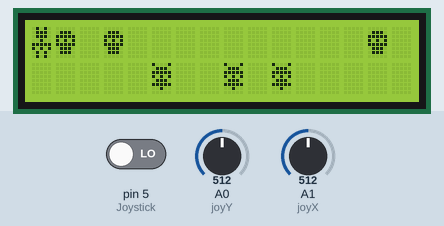
A sketch run on a simulated Arduino Uno, built with avr-gcc and run on an emulated ATmega328P. On the bench: 16×2 character LCD. The inputs (shaded band) are chosen by the test bench; at power-on: A1 (joyX) = 512, A0 (joyY) = 512, pin 5 (Joystick) LOW. Random numbers use the default seed unless the sketch sets one; what the sketch prints to the serial monitor is not drawn.

Above: at 1.3 s.
1.4 s: A1 (joyX) set to 887
3.9 s: A1 (joyX) set to 916
At 6.3 s:
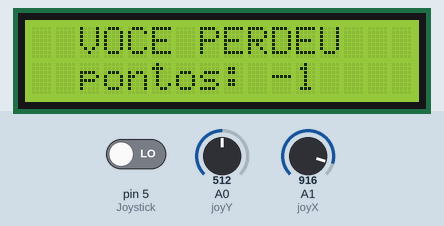
9.9 s: A1 (joyX) set to 900
At 11.25 s:
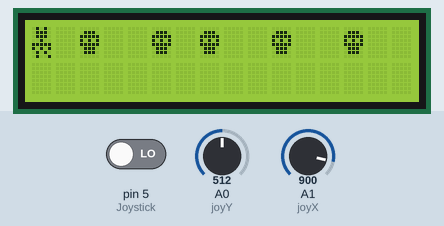
12.8 s: A0 (joyY) set to 108
15.8 s: A0 (joyY) set to 90
At 16.39 s:
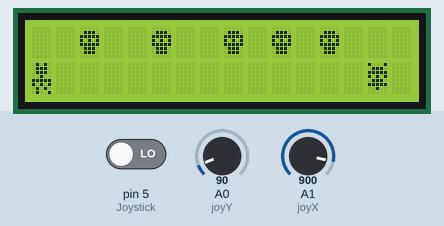
18.0 s: A0 (joyY) set to 910
At 18.31 s:
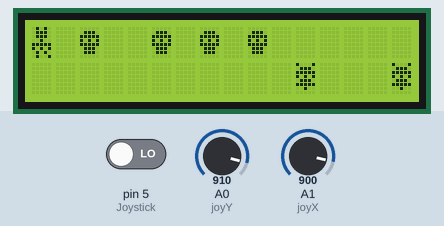

Measured:
- the behaviour switches between 900 and 901 on A1 (joyX) (found by bisection; images 0 and 1)
- the behaviour switches between 100 and 99 on A0 (joyY) (found by bisection; images 2 and 3)
- what the display in image 1 shows lasts 4.0 s, from 5.5 s to 9.5 s

The sketch:

JogoBoneco.ino
```cpp
#define joyX A1
#define joyY A0

#include <Wire.h>
#include <LiquidCrystal_I2C.h>

LiquidCrystal_I2C lcd(0x27,16,2);

unsigned long tempRua;

int pontoIncrementa = 5;
int ponto = 0;


int Joystick = 5;
int estadoBotao = 0;

int bonecoAndarX;
int bonecoAndarY;

int select;

int zero = 0;
int um = 1;

int iconePasso = 0;

int JoystickMoveX;
int JoystickMoveY;

int x;
int linhaCima[16];
int linhaBaixo[16];

int Linha1[16];
int Linha2[16];

byte customChar1[] = {
  B01010,
  B01110,
  B01110,
  B00100,
  B11111,
  B10101,
  B01010,
  B01010
};

byte customChar2[] = {
 B01010,
  B01110,
  B01110,
  B00100,
  B11111,
  B10101,
  B01010,
  B10010
};
byte customChar3[] = {
  B01010,
  B01110,
  B01110,
  B00100,
  B11111,
  B10101,
  B01010,
  B01001
};

byte customChar4[] = {
  B00000,
  B01110,
  B11111,
  B10101,
  B11111,
  B01110,
  B01110,
  B00000
};

byte customChar5[] = {
  B10001,
  B01110,
  B11111,
  B10101,
  B01110,
  B11111,
  B00100,
  B00000
};

byte Moeda[] = {
  B00000,
  B00000,
  B00100,
  B01110,
  B01110,
  B00100,
  B00000,
  B00000
  };


void setup() {
 Serial.begin(9600);
 lcd.begin();
 lcd.createChar(0, customChar1);
 lcd.createChar(1, customChar2);
 lcd.createChar(2, customChar3);
 lcd.createChar(3, customChar4);
 lcd.createChar(4, customChar5);
 lcd.createChar(5, Moeda);
 lcd.backlight();
 lcd.setBacklight(HIGH);
}

void bonecoLindo(){
  lcd.setCursor(0,1);
  lcd.write(customChar1);
}

void DesenhaRua()
{
  int PosInicial = 1;
  int PosFinal = 15;
  int x;

  for(int x = 0;x<=15;x++)
 {
   Linha1[x] = 0;
   Linha2[x] = 0;
 }

 for(int x = PosInicial;x<=PosFinal;x++)
 {
  if(random(10)>6)
    {Linha1[x] = 1;}
  else
    {
      if(random(10)>6) {
        Linha2[x] = 1;
        }
    }

  if( (Linha1[x] == 1)||(Linha2[x] == 1) ){
    x++;
    }

 }

  lcd.clear();

  lcd.setCursor(1,0);
  for(int x = PosInicial;x<=PosFinal;x++)
   {
    if(Linha1[x] == 1){
      lcd.write(3);
      }else{
        lcd.write(' ');

      }
  }

  lcd.setCursor(1,1);
  for(int x = PosInicial;x<=PosFinal;x++)
   {
    if(Linha2[x] == 1)
      {lcd.write(4);}
    else
      {lcd.write(' ');}
  }

}

void ruaAnda(){

  for(int x = 1; x<= 14; x++){
    Linha1[x] = Linha1[x + 1];
    Linha2[x] = Linha2[x + 1];
    }


     if(Linha1[14] == 1 || Linha2[14] == 1){
       Linha1[15] = 0;
       Linha2[15] = 0;
      }else{
        Linha1[15] = random(10)>6;
        if(Linha1[15]==0)
         {Linha2[15] = random(10)>6;}
        else
         {Linha2[15] = 0;}
       }


     lcd.setCursor(1, 0);
      for(int x = 1; x<=15; x++){
        if (Linha1[x] == 1){

          lcd.write(3);
          }else{
             lcd.print(' ');
        }
    }
     lcd.setCursor(1, 1);

     for(int x = 1; x<=15; x++){
          if (Linha2[x] == 1){
              lcd.write(4);
              }else{
                  lcd.print(' ');

        }
     }

  /*for(int x = 0;x<=15;x++)
 {
   Linha1[x] = 0;
   Linha2[x] = 0;
 }*/


  }

int morte(){
    Linha1[x];
    Linha2[x];
    bonecoAndarY;
    bonecoAndarX;

    if ((bonecoAndarX == 0)&&(Linha1[bonecoAndarY] == 1)){
      return 1;
      }
    if ((bonecoAndarX == 1)&&(Linha2[bonecoAndarY] == 1)){
      return 1;
      }
    return 0;
  }

void bonecoAnda(int PosY, int PosX){


  lcd.setCursor(bonecoAndarY, bonecoAndarX);
  lcd.print(' ');


  bonecoAndarY = constrain(bonecoAndarY + PosY, 0, 15);
  bonecoAndarX = constrain(bonecoAndarX + PosX, 0, 1);

  lcd.setCursor(bonecoAndarY, bonecoAndarX);

   lcd.write(iconePasso);
     if (++iconePasso >= 3){
       iconePasso = 0;
      }
  delay(200);

}

void loop() {
 int morte1 = 0;
 DesenhaRua();
 bonecoAndarX = 0;
 bonecoAndarY = 0;
 bonecoAnda(0, 0);
 delay(1000);


 while((morte1 == 0)&&(bonecoAndarY<15)){
   if((millis() - tempRua) > 500){
   tempRua = millis();
   aumentaVelocidade();
   ruaAnda();
   }
   morte1 += morte();

   Serial.print("Boneco "+String(bonecoAndarX)+","+String(bonecoAndarY));
   Serial.println("  "+String(morte()));


   estadoBotao = digitalRead(Joystick);


  int JoystickMoveX = analogRead(joyX);
  int JoystickMoveY = analogRead(joyY);


  if(JoystickMoveX < 100){
    bonecoAnda(-1, 0);
      }else if (JoystickMoveX > 900){
         bonecoAnda(1, 0);
   }
  else if (JoystickMoveY < 100){
           bonecoAnda(0, 1);
           }else if (JoystickMoveY > 900){
                  bonecoAnda(0,-1);
                 }
                else{bonecoAnda(0,0);}

  morte1 += morte();
 }
  lcd.clear();
  if(bonecoAndarY>=15)
   {
    ponto++;
    lcd.setCursor(2, 0);
    lcd.print("VOCE GANHOU");
    lcd.setCursor(2 , 1);
    lcd.print("pontos: ");
    lcd.print(ponto);
    }else
    {
     ponto--;
     lcd.setCursor(2, 0);
     lcd.print("VOCE PERDEU");
     lcd.setCursor(2 , 1);
     lcd.print("pontos: ");
     lcd.print(ponto);
     }
  delay(4000);
}

void aumentaVelocidade(){
  if(ponto > 1){
    tempRua = 100;
    tempRua = millis();
    }
  }
```
